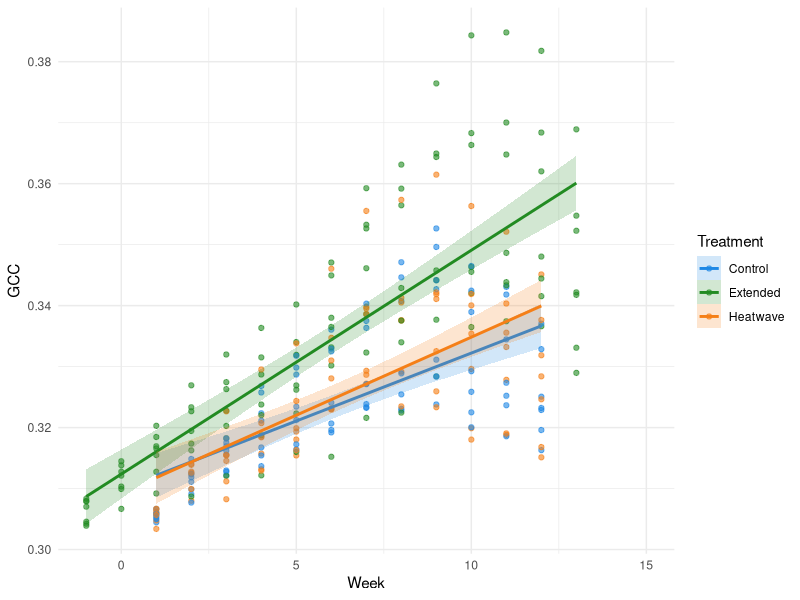
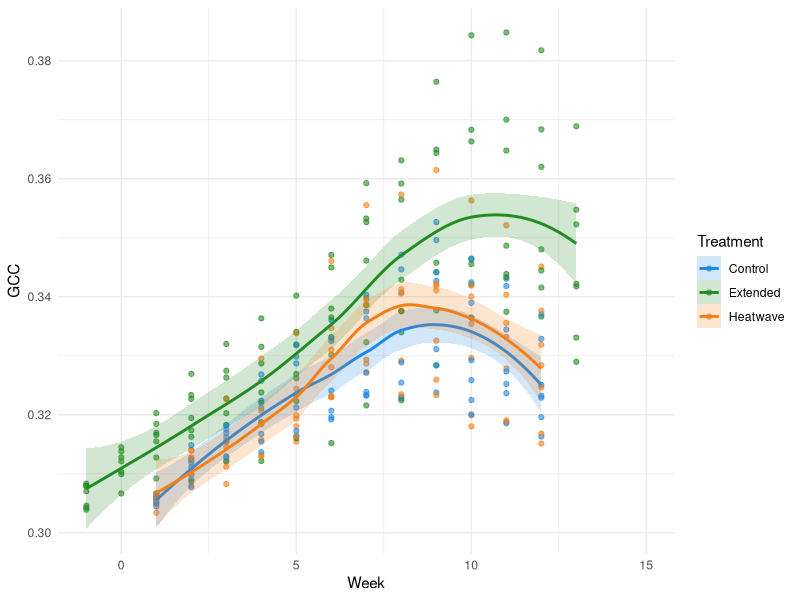
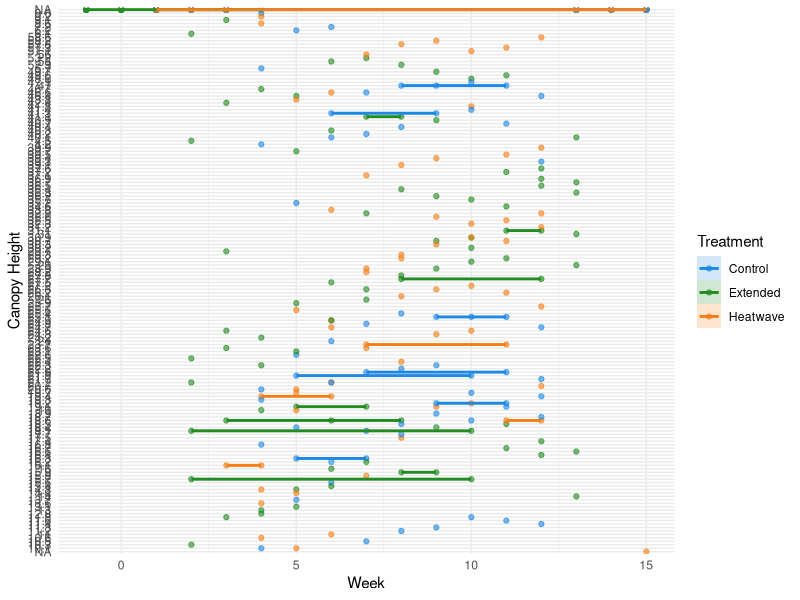

Write the R code that produced these figures, in order.

############## UPDATED FIGURES ###############
#### Written by Samantha Solis de Ovando #####

# set working directory 
setwd("~/Documents/UndergradThesis/data")

####### shift extended grp by -2 weeks #######
library(dplyr)
original_data <- read.csv("MasterDataSheet_UGthesis_Feb232026.csv")
shifted_data <- original_data %>%
  mutate(measurement.week = ifelse(Treatment == "Extended",
                                   measurement.week - 2,
                                   measurement.week))
#print CSV
#write.csv(shifted_data, "shifted_dataset.csv", row.names = FALSE)

###########################################################################
################################# FIGURES #################################
###########################################################################

### IMPORTANT: USE THIS DATA WHEN PLOTTING BY TIME
plotting_with_time <- read.csv("shifted_dataset.csv")


############## PLANT PRODUCTIVITY ##############

####### GREENNESS #######

## Scatter plot with linear best fit and SE ribbon ##

### figure file name = GCC_Scatter_Linear_Ribbon

library(ggplot2)

ggplot(plotting_with_time, aes(x = measurement.week, y = meanGCC, color = Treatment)) +
  geom_point(alpha = 0.6, na.rm = TRUE) +
  geom_smooth(aes(fill = Treatment),
              method = "lm",
              se = TRUE,
              alpha = 0.2,
              na.rm = TRUE) +
  scale_color_manual(values = c(
    "Control" = "#1E88E5",
    "Extended" = "#228B22",
    "Heatwave" = "#F57F17"
  )) +
  scale_fill_manual(values = c(
    "Control" = "#1E88E5",
    "Extended" = "#228B22",
    "Heatwave" = "#F57F17"
  )) +
  labs(
    x = "Week",
    y = "GCC"
  ) +
  theme_minimal()

#############################################
## Scatter plot with local regression line ##
#file name of figure: GCC_Scatter_LocalRegression

library(ggplot2)

ggplot(plotting_with_time, aes(x = measurement.week, y = meanGCC, color = Treatment)) +
  geom_point(alpha = 0.6, na.rm = TRUE) +
  geom_smooth(aes(fill = Treatment),
              method = "loess",
              se = TRUE,
              alpha = 0.2,
              na.rm = TRUE) +
  scale_color_manual(values = c(
    "Control" = "#1E88E5",
    "Extended" = "#228B22",
    "Heatwave" = "#F57F17"
  )) +
  scale_fill_manual(values = c(
    "Control" = "#1E88E5",
    "Extended" = "#228B22",
    "Heatwave" = "#F57F17"
  )) +
  labs(
    x = "Week",
    y = "GCC"
  ) +
  theme_minimal()

###################### CANOPY HEIGHT ######################

### trouble shooting - plots not coming out right:
str(plotting_with_time$canopyheight)

library(ggplot2)

ggplot(plotting_with_time, aes(x = measurement.week, y = canopyheight, color = Treatment)) +
  geom_point(alpha = 0.6, na.rm = TRUE) +
  geom_smooth(aes(fill = Treatment),
              method = "lm",
              se = TRUE,
              alpha = 0.2,
              na.rm = TRUE) +
  scale_color_manual(values = c(
    "Control" = "#1E88E5",
    "Extended" = "#228B22",
    "Heatwave" = "#F57F17"
  )) +
  scale_fill_manual(values = c(
    "Control" = "#1E88E5",
    "Extended" = "#228B22",
    "Heatwave" = "#F57F17"
  )) +
  labs(
    x = "Week",
    y = "Canopy Height"
  ) +
  theme_minimal()

####### BOX PLOTS - add significance lines BETWEEN BOXES! ######
